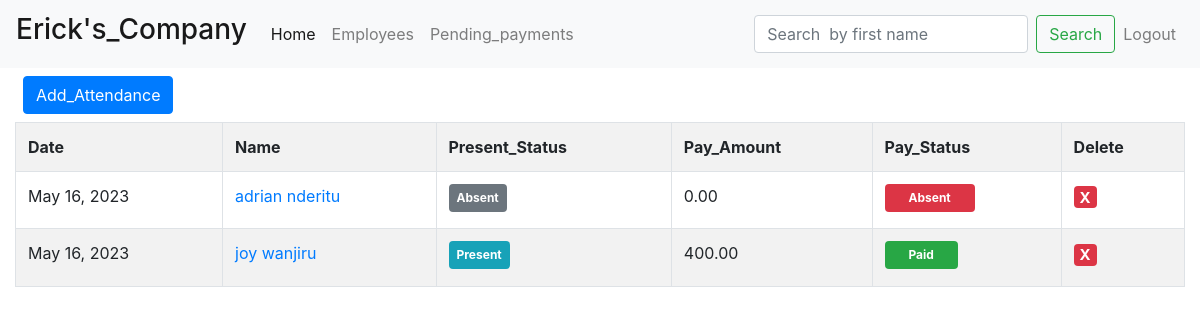
/attendancelist/ (signed in), run on the app's committed database.
### activity/models.py (models this page shows, shortened)
class attendance(models.Model):
    name=models.ForeignKey(worker,on_delete=models.CASCADE)
    date=models.DateField()
    presentstatus=models.CharField(max_length= 200,choices=COMINGSTATUS,default='Absent')
    paystatus=models.CharField(max_length= 200,choices=STATUS,default='Absent')
    salary =models.DecimalField(max_digits=10,decimal_places=2,null=True)

class worker(models.Model):
    First_Name = models.CharField(max_length= 200)
    Middle_Name = models.CharField(max_length= 200,null=True)
    Gender = models.CharField(max_length= 200,choices=CATEGORY,null=True)
    Id_Number = models.CharField(max_length= 200,null=True,blank=True)
    Phone = models.CharField(max_length=30)
    def __str__(self):
        return f'{self.First_Name} {self.Middle_Name}'

### activity/views.py (the view)
# urls.py: path('attendancelist/', attendancelist,name='attendancelist'),
@login_required
def attendancelist(request):
    attendances = attendance.objects.all().order_by('date')
    if request.method == 'POST':
        form = attendanceform(request.POST)
        if form.is_valid():
            form.save()
            return redirect('attendancelist')
    else:
        form = attendanceform()
    context={
        'form': form,
        'attendances': attendances
    }
    return render(request, 'attendance.html', context)

### activity/forms.py (shortened to what this page needs)
class attendanceform(forms.ModelForm):
    class Meta:
        model = attendance
        fields = '__all__'
        widgets = {
            'name' : forms.Select(attrs={'class':'form-control'}),
            'date' : forms.DateInput(attrs={'type':'date','class':'form-control'}),
            'presentstatus' : forms.Select(attrs={'class':'form-control'}),
            'paystatus' : forms.Select(attrs={'class':'form-control'}),
            'salary' : forms.TextInput(attrs={'class':'form-control','type':'float'})
        }

### Templates/attendance.html (shortened to what this page needs)
{%extends 'base.html'%}
{%load static%}
{%block content%}
<div class="row p-2">
    <div class="col">
        <button class="btn btn-primary" id="attendance">Add_Attendance</button>
    </div>
</div>
<div class="row">
    <div class="col" id="attendancetable">
        <table class="table table-bordered table-striped" >
            <tr><th>Date</th><th>Name</th><th>Present_Status</th><th>Pay_Amount</th>
                <th>Pay_Status</th><th>Delete</th></tr>
            {%for attendance in attendances%}
            <tr><td>{{attendance.date}}</td>
                <td><a href="{%url 'updateattendance' attendance.id%}">{{attendance.name}}</a></td>
                {%if attendance.presentstatus == 'Present'%}
                <td><span class="badge badge-info p-2">{{attendance.presentstatus}}</span></td>
                {%else %}
                <td><span class="badge badge-secondary p-2">{{attendance.presentstatus}}</span></td>
                {%endif%}
                <td>{{attendance.salary}}</td>
                {%if attendance.paystatus == 'Pending'%}
                <td><span class="badge badge-warning py-2 px-4">{{attendance.paystatus}}</span></td>
                {%elif attendance.paystatus == 'Paid'%}
                <td><span class="badge badge-success px-4 py-2 ">{{attendance.paystatus}}</span></td>
                {%else%}
                <td><span class="badge badge-danger py-2 px-4">{{attendance.paystatus}}</span></td>
                {%endif%}
                <td><a href="{%url 'deleteattendance' attendance.id%}"><h5><span class="badge badge-danger">X</span></h5></a></td>
                </tr>
            {%endfor%}
        </table>
    </div>
</div>
{%endblock content%}

### data on the page
attendance: date "May 16, 2023", name "adrian nderitu", presentstatus "Absent", salary "0.00", paystatus "Absent"
attendance: date "May 16, 2023", name "joy wanjiru", presentstatus "Present", salary "400.00", paystatus "Paid"
